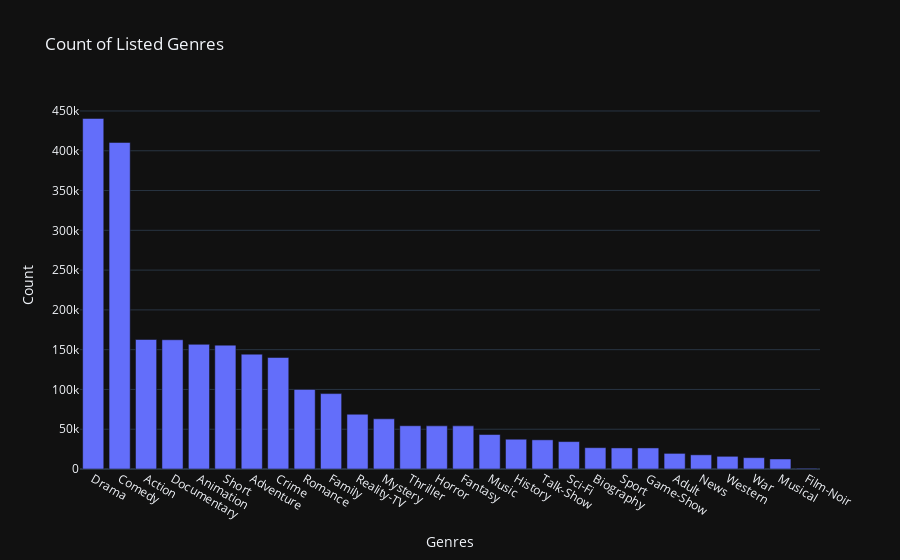

Notebook cell for this chart:
### Code cell
genres_count_in_df = genres_count.collect().to_pandas()

# Create a bar chart using Plotly
fig = px.bar(genres_count_in_df, x="genres", y="count", title="Count of Listed Genres", labels={"genres": "Genres", "count": "Count"})
# Apply dark theme
fig.update_layout(template=theme)
fig.show()

### Figure 1 — Plotly figure (JSON) as saved in the notebook; plotly's stock layout.template omitted (floating-point values rounded to 4 significant figures)
{"data": [{"alignmentgroup": "True", "hovertemplate": "Genres=%{x}<br>Count=%{y}<extra></extra>", "legendgroup": "", "marker": {"color": "#636efa", "pattern": {"shape": ""}}, "name": "", "offsetgroup": "", "orientation": "v", "showlegend": false, "textposition": "auto", "type": "bar", "x": ["Drama", "Comedy", "Action", "Documentary", "Animation", "Short", "Adventure", "Crime", "Romance", "Family", "Reality-TV", "Mystery", "Thriller", "Horror", "Fantasy", "Music", "History", "Talk-Show", "Sci-Fi", "Biography", "Sport", "Game-Show", null, "Adult", "News", "Western", "War", "Musical", "Film-Noir"], "xaxis": "x", "y": [440604, 410433, 162759, 162438, 156700, 155670, 144346, 140196, 100048, 94775, 68845, 63074, 54342, 54233, 54205, 43335, 37436, 36678, 34450, 26822, 26486, 26481, 19705, 19635, 17817, 15948, 14247, 12595, 882], "yaxis": "y"}], "layout": {"barmode": "relative", "legend": {"tracegroupgap": 0}, "title": {"text": "Count of Listed Genres"}, "xaxis": {"anchor": "y", "domain": [0, 1], "title": {"text": "Genres"}}, "yaxis": {"anchor": "x", "domain": [0, 1], "title": {"text": "Count"}}}}
